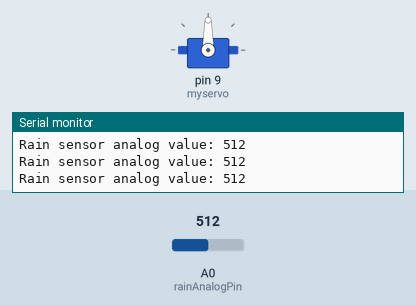
Recording of a sketch running on a simulated Arduino Uno, built with avr-gcc and run on an emulated ATmega328P. On the bench: servo, the last lines printed to the serial monitor. Inputs (shaded band) come from the test bench; at power-on: A0 (rainAnalogPin) = 512.

Above: at 1.2 s.
1.3 s: A0 (rainAnalogPin) set to 792
4.3 s: A0 (rainAnalogPin) set to 817
At 7.8 s:
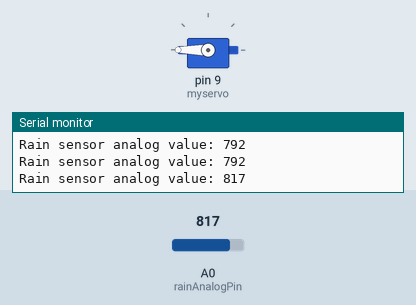
At 11.3 s:
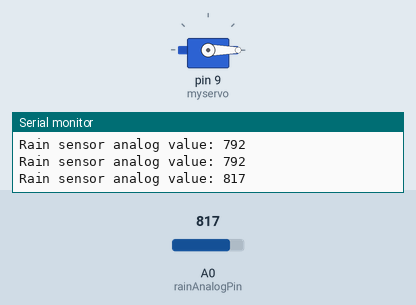
Timing chart, 0 to 13.3 s (numbered marks = the images above; inputs shaded):
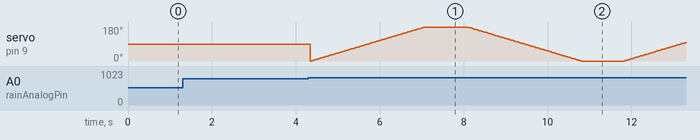

The sketch:

rain_detector_for_school.ino
```cpp
#include <Servo.h>
int rainAnalogPin = A0;
int rainDigitalPin = 2;
Servo myservo;

int pos =0;

void setup(){
   myservo.attach(9);
  pinMode(rainAnalogPin, INPUT);
  pinMode(rainDigitalPin, INPUT);
  Serial.begin(9600);
}

void loop() {

  int sensorAnalogValue = analogRead(rainAnalogPin);
  Serial.print("Rain sensor analog value: ");
  Serial.println(sensorAnalogValue);


if(sensorAnalogValue >=800)

 {
  for(pos=0;pos<=180;pos++){

myservo.write(pos);
delay(15);
}
  delay(1000);

  for(pos=180;pos>=0;pos--)
  {
myservo.write(pos);
delay(15);
}
  delay(1000);


 if(sensorAnalogValue <=800)
 {


  for(pos=180;pos>=0;pos--)
  {
myservo.write(pos);
delay(15);
}
}


 }
 }
```

Measured:
- the behaviour switches between 799 and 800 on A0 (rainAnalogPin) (found by bisection; images 0 and 1)
